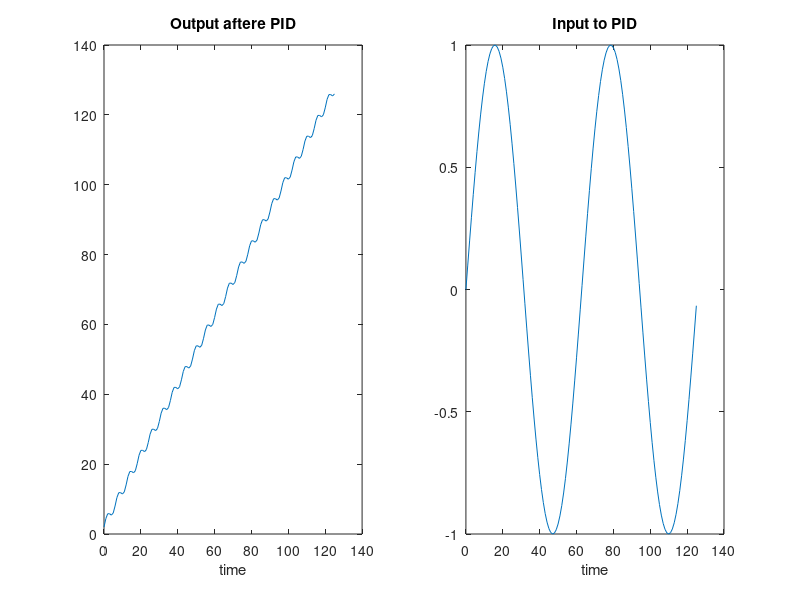

Reproduce this figure in MATLAB.
%% PID Control Implementation 
%ARK 
%PID TEST CODE 1 

% %% Step function input 0 to 1 with two cycles 
% 
% %Step1 
% arr = zeros(1,20); %twenty  time points of 0 before step 
% time = 0:19; 
% arr = [arr, 1]; 
% time = [time, 19.02];
% arr = [arr, ones(1,20)]; % step up to 1 and maintain for 20 time points 
% time = [time, 20:39];
% 
% %Step 2 
% arr = [arr,zeros(1,20)]; 
% time = [time, 40:59]; 
% arr = [arr, 1]; 
% time = [time, 59.02];
% arr = [arr, ones(1,20)]; 
% time = [time, 60:79];
% %Plot input factors 
% subplot(1,2,2)
% plot(time, arr)
% title('Input to PID') 
% xlabel('time') 

%% Step function input 0 to 1 and then 0 to 2  

%Step1 
arr = zeros(1,20); %twenty  time points of 0 before step 
time = 0:19; 
arr = [arr, 1]; 
time = [time, 19.02];
arr = [arr, ones(1,20)]; % step up to 1 and maintain for 20 time points 
time = [time, 20:39];

%Step 2 
arr = [arr,zeros(1,20)]; 
time = [time, 40:59]; 
arr = [arr, 2]; 
time = [time, 59.02];
arr = [arr,2,2,2,2,2,2,2,2,2,2,2,2,2,2,2,2,2,2,2,2]; 
time = [time, 60:79];

%Plot input array 
subplot(1,2,2)
plot(time, arr)
% title('Input to PID') 
% xlabel('time') 

%%  Sine Wave input 

in = [0:0.1:4*pi];
time = [0:125]; 
arr = sin(in); 
subplot(1,2,2)
plot(time, arr) 
title('Input to PID') 
xlabel('time') 
%% PID loop w/ Step Function 
micro_out = 0; %Theoretical final output from microcontroller 
error =0; % Error from setpoint to input at specific time point 
previousE=0; % error from previous window 
to_plot = []; %intialize for plot view 
threshold = 0.5; % Set-point 
k=1; % Proportional Constant 
k2=1; % Integral Constant 
k3=1; % Derivative Constant 
for i=1:length(arr) % to the length of the  input 
    
    %%(the length would be infinite, so would have to just establish while
    %%loop until power off or some outside command is established. 
    
    %function with feedback from previous output
    input_to_pid = arr(i) - micro_out; 
    
    %Error definition as Threshold (0 Contraction) vs. Input with feedback 
    error = threshold - input_to_pid;
    
    %Proportional Term 
    pe = k * error; 
    
    %Integral Term 
    error_n = error + previousE; %Sum the error from previous window and the current error 
    ie = k2 * i;
    
    %Differential Term 
    d = error - previousE; %Take the current error minus the previous error assuming it is converging in the next window of time
    de = k3 * d; 
    
    %Establish previous error for next window 
    previousE = error;
    
    %Micro output is the sum of all the error terms 
    micro_out = input_to_pid + pe + ie + de;
    
    %Output array for plotting 
    to_plot = [to_plot, micro_out];
    
end 
subplot(1,2,1)
plot(time, to_plot)
title('Output aftere PID')
xlabel('time')

